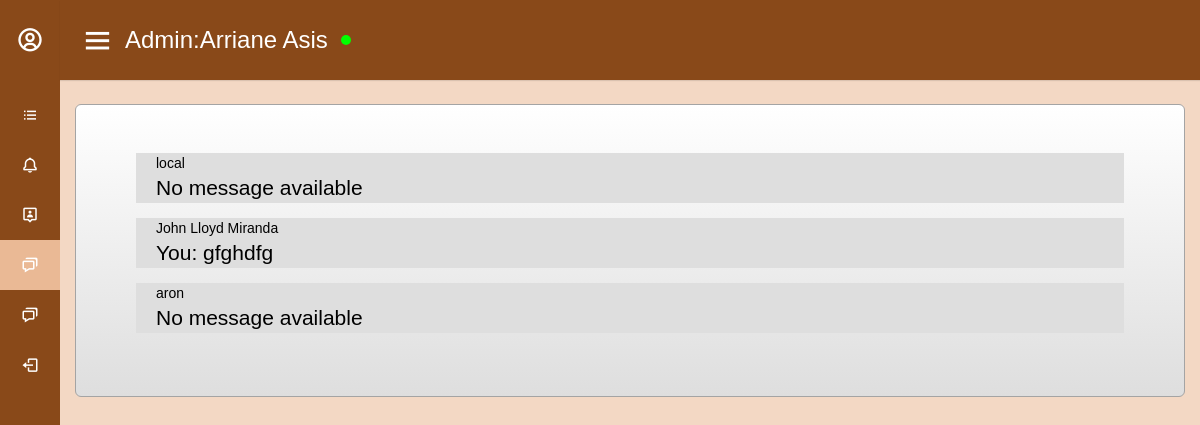
The page /adminSection/adminWebsite/chatList.php (signed in) on the database its author committed.
### tables this page shows
CREATE TABLE `client` (
  `client_id` int(55) NOT NULL,
  `client_name` varchar(55) NOT NULL,
  `client_username` varchar(55) NOT NULL,
  `password` varchar(55) NOT NULL,
  `address` varchar(70) NOT NULL,
  `contact` varchar(55) NOT NULL,
  `birthday` varchar(55) NOT NULL,
  `email` varchar(55) NOT NULL,
  `status` varchar(55) NOT NULL,
  `unique_id` int(55) NOT NULL
);

CREATE TABLE `message` (
  `msg_id` int(11) NOT NULL,
  `incoming_msg_id` int(255) NOT NULL,
  `outgoing_msg_id` int(255) NOT NULL,
  `msg` varchar(1000) NOT NULL
);

### adminSection/adminWebsite/chatList.php (the view, shortened to what this page needs)
<?php include"../../database/connecting_to_DB.php";
?>
<html>
    <head>
    <link rel="stylesheet" href="https://cdn.jsdelivr.net/npm/bootstrap@4.1.3/dist/css/bootstrap.min.css">
    <link rel="stylesheet" href="https://maxcdn.bootstrapcdn.com/bootstrap/3.4.1/css/bootstrap.min.css">
    <link href='https://unpkg.com/boxicons@2.0.7/css/boxicons.min.css' rel='stylesheet'>
  <link rel="stylesheet" href="https://cdnjs.cloudflare.com/ajax/libs/font-awesome/5.15.2/css/all.min.css"/>
    <link rel="stylesheet" type="text/css" href="https://cdn.datatables.net/1.12.0/css/jquery.dataTables.css">
  <link rel="stylesheet" href="../adminCSS/pog.css">
  <link rel="stylesheet" href="../adminCSS/listchat.css">
    </head>
    <body class="WebContainer">
      <div class="sidebar">
    <div class="logo-details">
      <i class=' bx bx-user-circle'></i>
      <span class="logo_name">Menu</span>
    </div>
      <ul class="nav-links">
        <li>
          <a href="display.php" >
            <i class='	bx bx-list-ul' ></i>
            <span class="links_name">Booking</span>
          </a>
        </li>
        <li>
          <a href="an.php" >
            <i class='	bx bx-bell' ></i>
            <span class="links_name">Announcement</span>
          </a>
        </li>
        <li>
          <a href="adminlist.php">
            <i class='	bx bx-user-pin' ></i>
            <span class="links_name">Admin</span>
          </a>
        </li>
        <li>
          <a href="chatList.php" class="active">
            <i class='	bx bx-chat' ></i>
            <span class="links_name">Chat</span>
          </a>
        </li>
        <li>
          <a href="adminGallery.php" >
            <i class='	bx bx-chat' ></i>
            <span class="links_name">Gallery</span>
          </a>
        </li>
        <li>
          <a href="../adminCode/adminLogout.php">
            <i class='	bx bx-log-out' ></i>
            <span class="links_name">Log out</span>
          </a>
        </li>
      </ul>
  </div>
<section class="home-section ">
    <nav>
      <div class="sidebar-button">
        <i class='bx bx-menu sidebarBtn'></i>
         <span class="dashboard">Admin:</span> <?php echo $_SESSION["adminName"];?> &nbsp; <span class="dot"></span>
    </nav>
<div class="container  center  home-content add" >
<div  class="jumbotron jumbotron-fluid outerdiv">
<?php
$outgoing_id = '212121';
$sql = "SELECT * FROM client WHERE NOT unique_id = {$outgoing_id} ORDER BY client_id  DESC";
$query = mysqli_query($conn, $sql);
$output = "";
if(mysqli_num_rows($query) == 0){
    $output .= "No users are available to chat";
}elseif(mysqli_num_rows($query) > 0){
  while($row = mysqli_fetch_assoc($query)){
    $sql2 = "SELECT * FROM message WHERE (incoming_msg_id = {$row['unique_id']}
            OR outgoing_msg_id = {$row['unique_id']}) AND (outgoing_msg_id = {$outgoing_id}
            OR incoming_msg_id = {$outgoing_id}) ORDER BY msg_id DESC LIMIT 1";
    $query2 = mysqli_query($conn, $sql2);
    $row2 = mysqli_fetch_assoc($query2);
    (mysqli_num_rows($query2) > 0) ? $result = $row2['msg'] : $result ="No message available";
    (strlen($result) > 28) ? $msg =  substr($result, 0, 28) . '...' : $msg = $result;
    if(isset($row2['outgoing_msg_id'])){
        ($outgoing_id == $row2['outgoing_msg_id']) ? $you = "You: " : $you = "";
    }else{
        $you = "";
    }
    $output .= '<a href="adminChat.php?client_id='. $row['client_id'] .'">
                <div class="content">
                <div class="details ara">
                    <span class="">'. $row['client_name'].'</span>
                    <p>'. $you . $msg .'</p>
                </div>
                </div>
            </a>';
}
}
echo $output;
?>
</div>
  </div>
        </section>
    </body>
    </html>

### adminSection/adminCSS/pog.css (style rules this page uses)
html { --scrollbarBG: #894919; --thumbBG: #eab995; }
body { scrollbar-width: thin; scrollbar-color: var(--thumbBG) var(--scrollbarBG); font-family:'Open Sans', sans-serif; background-color: #eab995;; background-size: cover; background-repeat: no-repeat; background-attachment: fixed; }
.center { text-align: center; }
* { margin: 0; padding: 0; box-sizing: border-box; font-family: 'Poppins', sans-serif; }
.sidebar { position: fixed; height: 100%; width: 240px; background: #894919; transition: all 0.5s ease; }
.sidebar .logo-details { height: 80px; display: flex; align-items: center; }
.sidebar .logo-details i { font-size: 28px; font-weight: 500; color: #fff; min-width: 60px; text-align: center }
.sidebar .logo-details .logo_name { color: #fff; font-size: 24px; font-weight: 500; }
.sidebar .nav-links { margin-top: 10px; }
.sidebar .nav-links li { position: relative; list-style: none; height: 50px; }
.sidebar .nav-links li a { height: 100%; width: 100%; display: flex; align-items: center; text-decoration: none; transition: all 0.4s ease; }
.sidebar .nav-links li a.active { background: #eab995; }
.sidebar .nav-links li i { min-width: 60px; text-align: center; font-size: 18px; color: #fff; }
.sidebar .nav-links li a .links_name { color: #fff; font-size: 15px; font-weight: 400; white-space: nowrap; }
.home-section { position: relative; font-family:'Open Sans', sans-serif; background-color: #f3d8c4; background-size: cover; background-repeat: no-repeat; background-attachment: fixed; min-height: 100vh; width: calc(100% - 240px); left: 240px; transition: all 0.5s ease; }
.home-section nav { display: flex; justify-content: space-between; height: 80px; background: #894919; display: flex; color: white; align-items: center; position: fixed; width: calc(100% - 240px); left: 240px; z-index: 100; padding: 0 20px; box-shadow: 0 1px 1px rgba(0, 0, 0, 0.1); transition: all 0.5s ease; }
.home-section nav .sidebar-button { display: flex; align-items: center; font-size: 24px; font-weight: 500; }
nav .sidebar-button i { font-size: 35px; margin-right: 10px; }
.home-section .home-content { position: relative; padding-top: 104px; }
@media (max-width: 1240px) { .sidebar { width: 60px; } }
@media (max-width: 1240px) { .home-section { width: calc(100% - 60px); left: 60px; } }
@media (max-width: 1240px) { .home-section nav { width: calc(100% - 60px); left: 60px; } }
.dot { height: 10px; width: 10px; background-color: rgb(0, 255, 0); border-radius: 50%; display: inline-block; }
.outerdiv { border: 1px solid rgb(164, 164, 164); border-radius: 8px; background: transparent linear-gradient(rgb(255, 255, 255), rgb(222, 222, 222)) repeat scroll 0% 0%; clear: both; }
.WebContainer { width:100%; min-width:1000px; height:auto; }
.add { min-height: 100%; }

### adminSection/adminCSS/listchat.css (style rules this page uses)
.details { background-color: rgb(222, 222, 222); color: rgb(0, 0, 0); }
.ara { text-align: left; padding-left: 20px; }

### rows shown on the page
client: client_name "local", msg "No message available"
client: client_name "John Lloyd Miranda", message.outgoing_msg_id "You:", message.msg "gfghdfg"
client: client_name "aron", msg "No message available"

### other values the page prints
$_SESSION["adminName"] "Arriane Asis"
